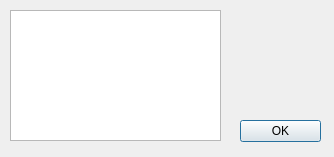
<?xml version="1.0" encoding="UTF-8"?>
<ui version="4.0">
 <class>MessageBox</class>
 <widget class="QDialog" name="MessageBox">
  <property name="geometry">
   <rect>
    <x>0</x>
    <y>0</y>
    <width>334</width>
    <height>157</height>
   </rect>
  </property>
  <property name="windowTitle">
   <string>Dialog</string>
  </property>
  <widget class="QDialogButtonBox" name="buttonBox">
   <property name="geometry">
    <rect>
     <x>240</x>
     <y>120</y>
     <width>81</width>
     <height>31</height>
    </rect>
   </property>
   <property name="orientation">
    <enum>Qt::Vertical</enum>
   </property>
   <property name="standardButtons">
    <set>QDialogButtonBox::Ok</set>
   </property>
  </widget>
  <widget class="QTextEdit" name="InfoBox">
   <property name="geometry">
    <rect>
     <x>10</x>
     <y>10</y>
     <width>211</width>
     <height>131</height>
    </rect>
   </property>
   <property name="readOnly">
    <bool>true</bool>
   </property>
  </widget>
 </widget>
 <resources/>
 <connections>
  <connection>
   <sender>buttonBox</sender>
   <signal>accepted()</signal>
   <receiver>MessageBox</receiver>
   <slot>accept()</slot>
   <hints>
    <hint type="sourcelabel">
     <x>320</x>
     <y>150</y>
    </hint>
    <hint type="destinationlabel">
     <x>157</x>
     <y>156</y>
    </hint>
   </hints>
  </connection>
  <connection>
   <sender>buttonBox</sender>
   <signal>rejected()</signal>
   <receiver>MessageBox</receiver>
   <slot>reject()</slot>
   <hints>
    <hint type="sourcelabel">
     <x>320</x>
     <y>150</y>
    </hint>
    <hint type="destinationlabel">
     <x>286</x>
     <y>156</y>
    </hint>
   </hints>
  </connection>
 </connections>
</ui>
